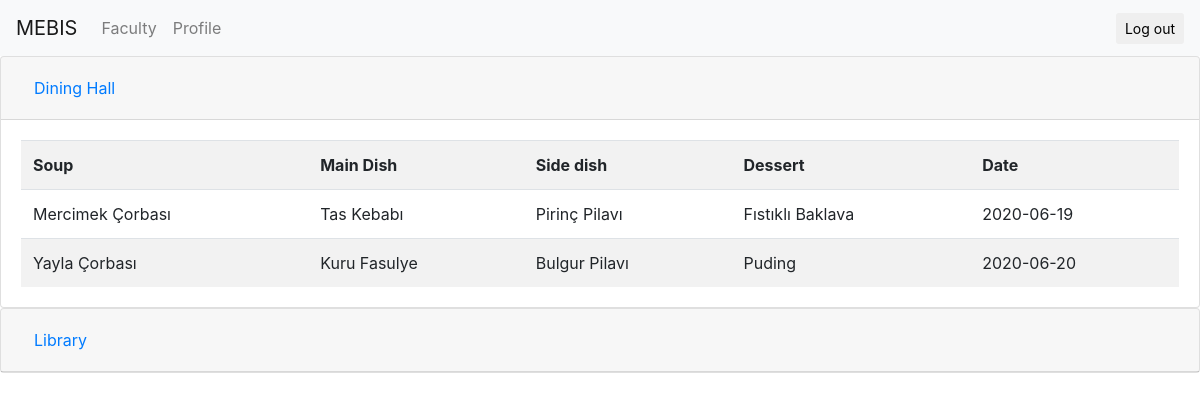
Screenshot of /Front-end/faculty.php with the database file from the repository.
### tables this page shows
CREATE TABLE `dining` (
  `date` date NOT NULL,
  `dining_name` varchar(255) NOT NULL,
  `soup` varchar(255) NOT NULL,
  `main_dish` varchar(255) NOT NULL,
  `side_dish` varchar(255) NOT NULL,
  `dessert` varchar(255) NOT NULL
);

### Front-end/faculty.php (the view, shortened to what this page needs)
<?php include('server.php') ?>
<!DOCTYPE html>
<html lang="en">
    <head>
        <link rel="stylesheet" href="https://maxcdn.bootstrapcdn.com/bootstrap/4.0.0/css/bootstrap.min.css">
    </head>
<body>
    <nav class="navbar navbar-expand-lg navbar-light bg-light">
        <a class="navbar-brand" href="lecturer_index.php">MEBIS</a>
        <div class="collapse navbar-collapse" id="navbarText">
          <ul class="navbar-nav mr-auto">
            <li class="nav-item">
              <a class="nav-link" href="faculty.php">Faculty</a>
            </li>
            <li class="nav-item">
              <a class="nav-link" href="profileLecturer.php">Profile</a>
            </li>
          </ul>
        </div>
        <form method="post" action="login.php" class="form-inline">
            <button type="submit" name="log_out" class="btn btn-default btn-sm">
          <span class="glyphicon glyphicon-log-out"></span> Log out</button>
        </form>
      </nav>
      <div id="accordion">
        <div class="card">
          <div class="card-header" id="headingOne">
            <h5 class="mb-0">
              <button class="btn btn-link collapsed" data-toggle="collapse" data-target="#collapseOne" aria-expanded="false" aria-controls="collapseOne">
                Dining Hall
              </button>
            </h5>
          </div>
          <div id="collapseOne" class="collapse show" aria-labelledby="headingOne" data-parent="#accordion">
            <div class="card-body">
                   <table class="table table-striped" style="margin: auto;">
                  <th scope="col">Soup</th>
                  <th scope="col">Main Dish</th>
                  <th scope="col">Side dish</th>
                  <th scope="col">Dessert</th>
                  <th scope="col">Date</th>
                  <?php
                    $query = "SELECT * FROM dining";
                    $results = mysqli_query($db, $query);
                    while($row = mysqli_fetch_array($results))
                    { ?>
                      <tr>
                        <td><?php echo $row['soup']; ?></td>
                        <td><?php echo $row['main_dish']; ?></td>
                        <td><?php echo $row['side_dish']; ?></td>
                        <td><?php echo $row['dessert']; ?></td>
                        <td><?php echo $row['date']; ?></td>
                      </tr>
                   <?php } ?>
                </table>
            </div>
          </div>
        </div>
        <div class="card">
          <div class="card-header" id="headingTwo">
            <h5 class="mb-0">
              <button class="btn btn-link collapsed" data-toggle="collapse" data-target="#collapseTwo" aria-expanded="false" aria-controls="collapseTwo">
                Library
              </button>
            </h5>
          </div>
        </div>
      </div>
</body>
</html>

### rows the page displays
dining: soup "Mercimek Çorbası", main_dish "Tas Kebabı", side_dish "Pirinç Pilavı", dessert "Fıstıklı Baklava", date "2020-06-19"
dining: soup "Yayla Çorbası", main_dish "Kuru Fasulye", side_dish "Bulgur Pilavı", dessert "Puding", date "2020-06-20"
